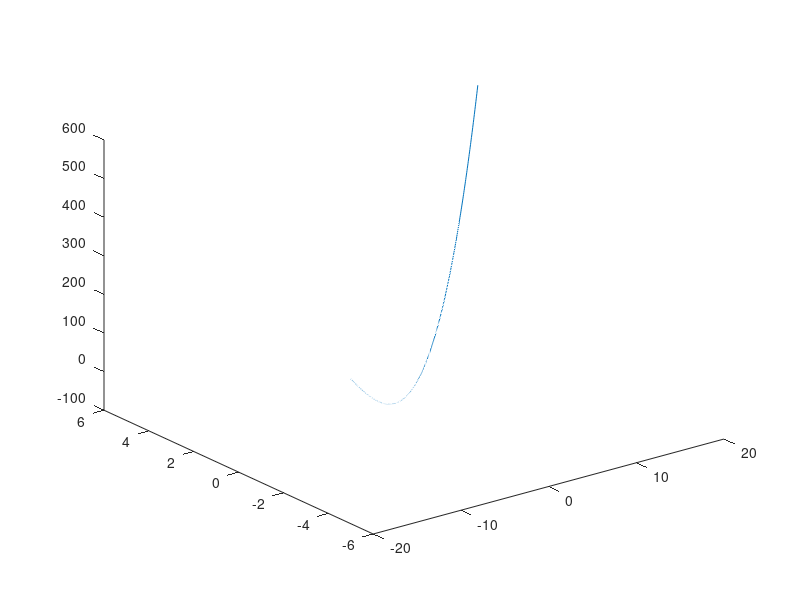

Source code (MATLAB):

f = @(x, y) x ^ 2 + y ^ 3;

%x_min = input('X min: ');
%x_max = input('X max: ');

x_min = -20;
x_max = 20;

y_min = -5;
y_max = 5;

X = x_min:0.1:x_max;

for i=1:length(X)
  Y(i) = y_min + ((abs(y_min) + abs(y_max)) / length(X)) * (i - 1);
  Z(i) = f(X(i), Y(i));
endfor

plot3(X, Y, Z);